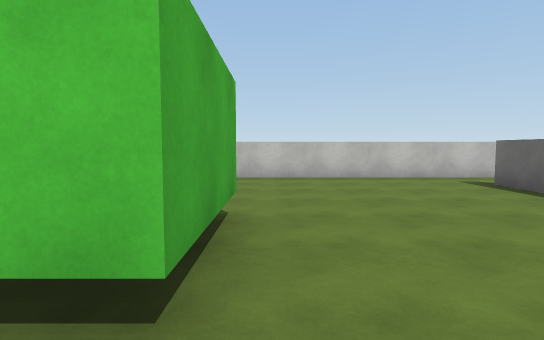
View 1 (above)

20 first-person views from a walk through a scene from a Unity 3-D project. The camera is 1.4 m above the floor, tilts 4° down and sees 80° across. The floor is counted in squares, 2 m on a side. Each view is taken from the middle of a square. On the plan, view 1 faces up. The plan holds only what a view shows up to about 10 squares ahead; the rest is blank. The place goes on beyond the plan. The player character is not drawn. Surface patterns are stand-ins for the level's own textures.

View 2
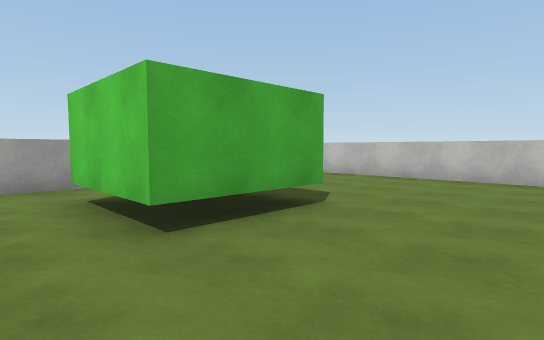

View 3
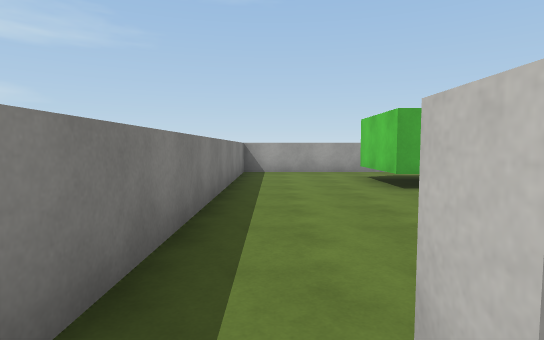

View 4
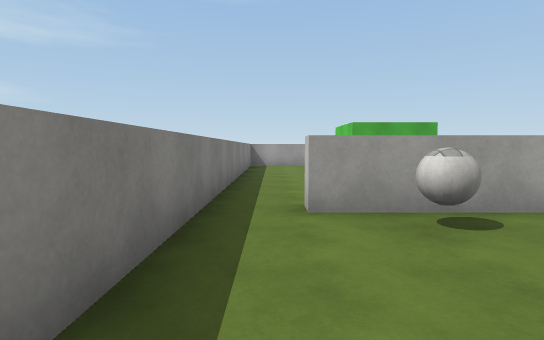

View 5
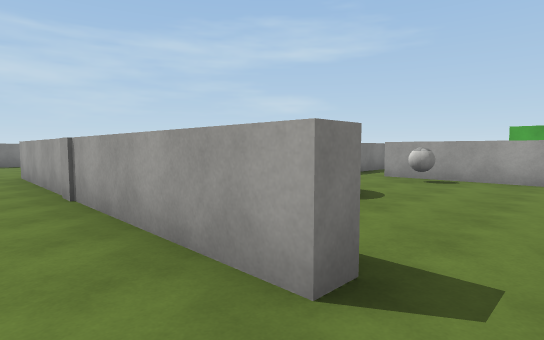

View 6
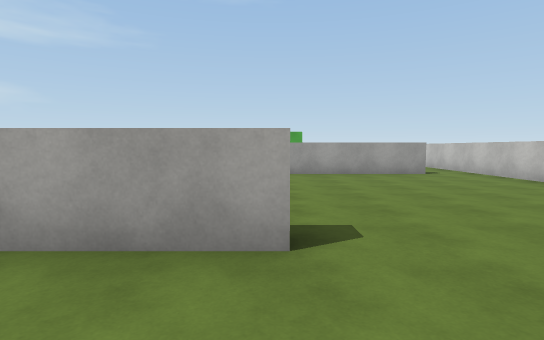

View 7
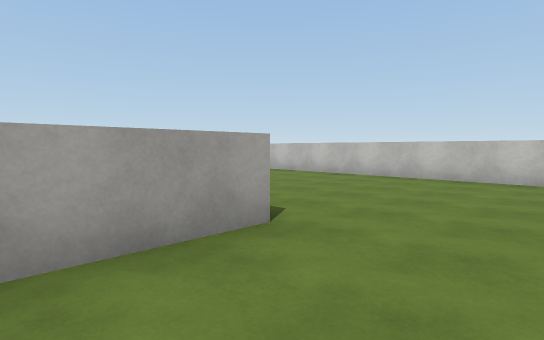

View 8
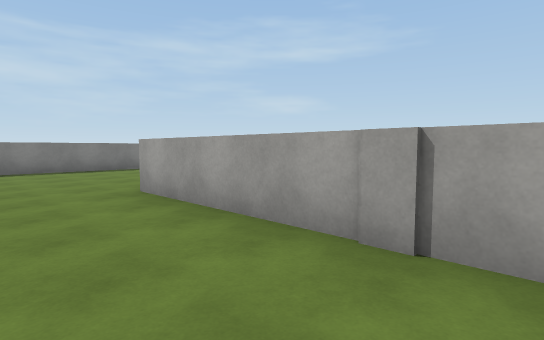

View 9
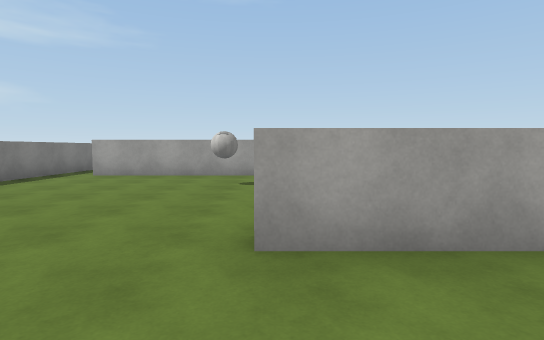

View 10
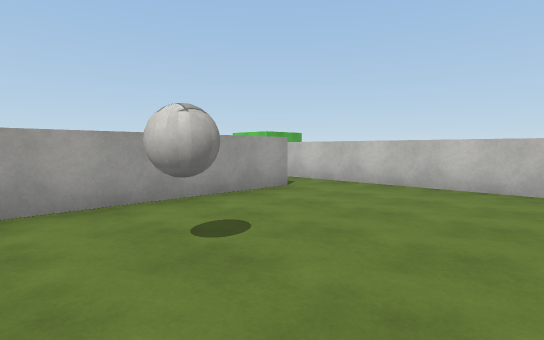

View 11
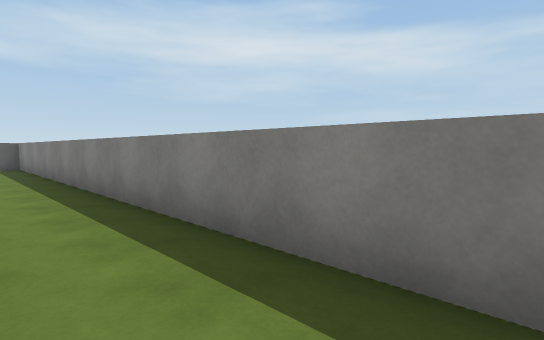

View 12
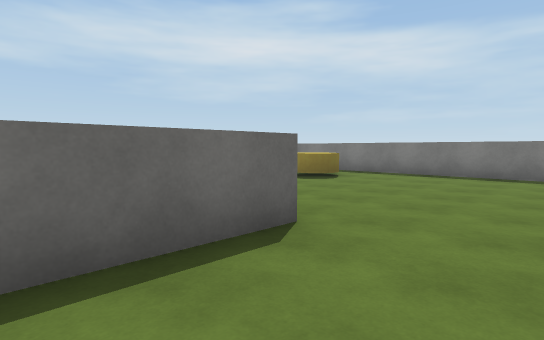

View 13
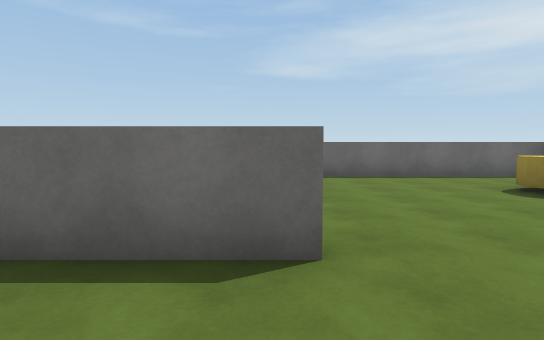

View 14
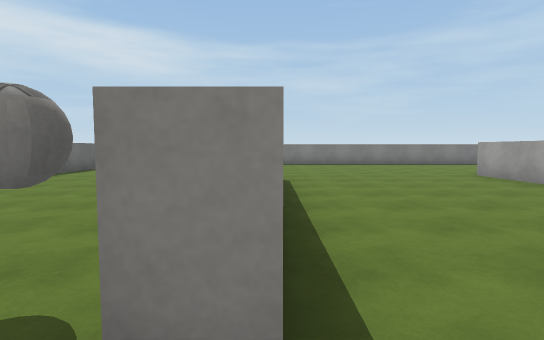

View 15
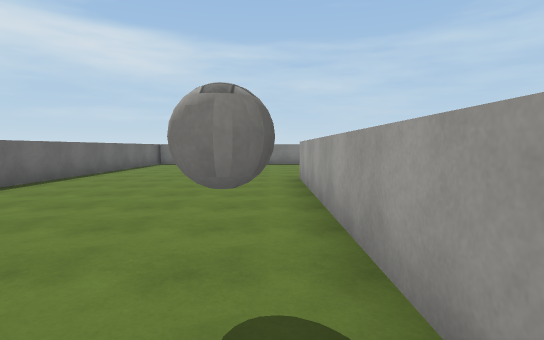

View 16
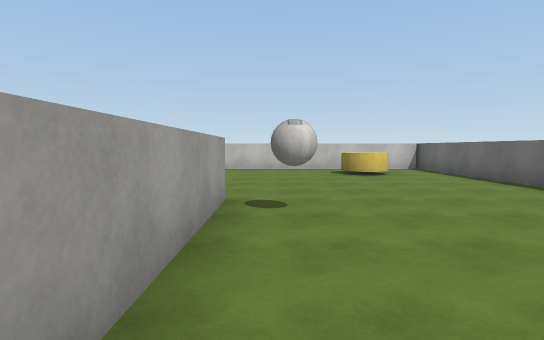

View 17
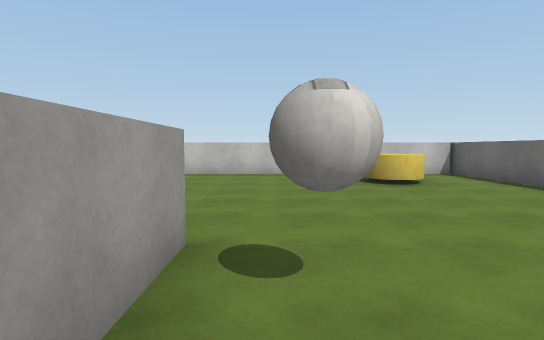

View 18
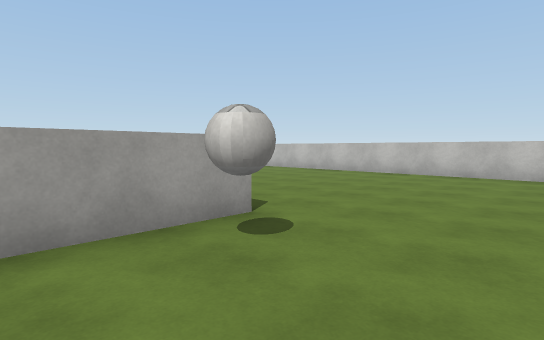

View 19
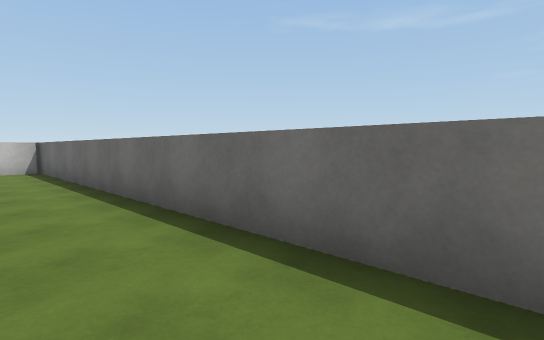

View 20
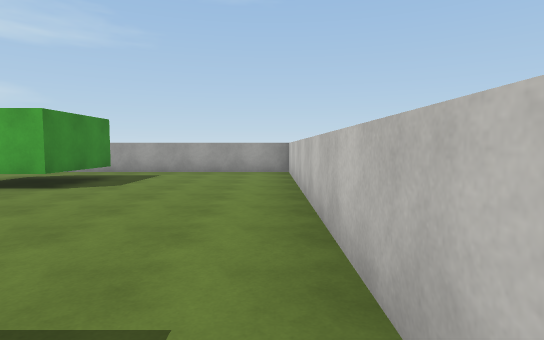

### Floor plan
Ten units are one square. View 1 is at (0, 0); x grows to the right and y downward. Boxes are objects, and circles mark ways between rooms. Rooms are numbered by the first view taken in them; rooms with no view inside come last. Other rooms are left out.
<svg viewBox="-47 -85 270 206">
<path fill="none" stroke="#000" d="M-26 -32 -4 -32 -4 -11 -26 -11M42 -49 42 -61M45 6 41 6M46 -75 -42 -75 -42 18 44 18M159 -13 164 -13 164 52M85 22 38 22M160 54 160 31M104 -21 109 -21 109 61M50 35 50 105M44 18 71 18M90 116 217 116 217 -80M45 -61 45 6M46 116 65 116M218 -75 46 -75"/>
<rect x="45" y="-15" width="10" height="10" fill="#bbb"><title>ball</title></rect>
<rect x="65" y="65" width="10" height="10" fill="#bbb"><title>ball</title></rect>
<rect x="165" y="-5" width="10" height="10" fill="#bbb"><title>ball</title></rect>
<rect x="185" y="85" width="10" height="10" fill="#bbb"><title>cylinder</title></rect>
<rect x="185" y="-65" width="10" height="10" fill="#bbb"><title>cylinder</title></rect>
<circle cx="40" cy="-70" r="3" fill="#2a7"/>
<circle cx="40" cy="10" r="3" fill="#2a7"/>
<text x="0" y="-30">1</text>
<text x="130" y="20">2</text>
</svg>
Room 1 opens to room 2.

Where each view was taken, in squares from view 1:
view 1: 0 up, 0 right, facing up
view 2: 0 up, 2 right, facing up-left
view 3: 1 down, 5 right, facing left
view 4: 1 down, 8 right, facing left
view 5: 3 up, 12 right, facing down-left
view 6: 2 up, 13 right, facing left
view 7: 0 up, 13 right, facing up-left
view 8: 1 down, 13 right, facing down-left
view 9: 6 down, 13 right, facing left
view 10: 8 down, 9 right, facing up-left
view 11: 10 down, 9 right, facing down-right
view 12: 3 down, 14 right, facing down-right
view 13: 5 down, 14 right, facing right
view 14: 2 up, 16 right, facing down
view 15: 2 up, 17 right, facing down
view 16: 3 down, 17 right, facing up
view 17: 1 down, 17 right, facing up
view 18: 1 down, 19 right, facing up-left
view 19: 3 down, 20 right, facing up-right
view 20: 7 up, 5 right, facing left
